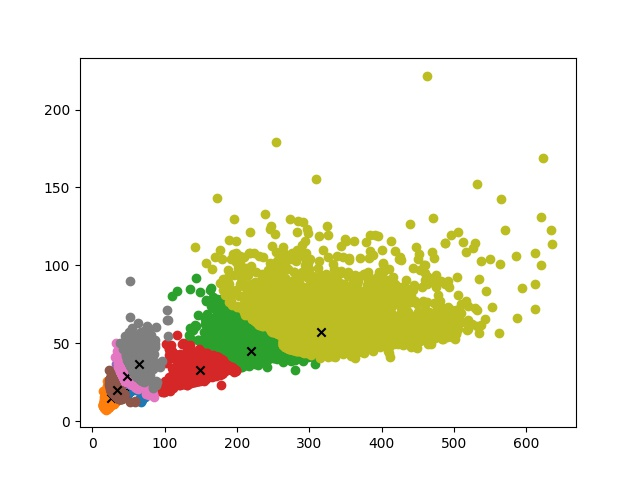

This chart was generated by the following Python code:
#-------------------------------------------------------------------------------------------------------#
#   kmeans会对数据集中的框进行聚类，生成 yolo_anchors.txt
#-------------------------------------------------------------------------------------------------------#
import matplotlib.pyplot as plt
import numpy as np
import os
from PIL import Image
from tqdm import tqdm

from utils.paths import DATA_ROOT


def cas_ratio(box, cluster):
    ratios_of_box_cluster = box / cluster
    ratios_of_cluster_box = cluster / box
    ratios = np.concatenate([ratios_of_box_cluster, ratios_of_cluster_box], axis=-1)
    return np.max(ratios, -1)


def avg_ratio(box, cluster):
    return np.mean([np.min(cas_ratio(box[i], cluster)) for i in range(box.shape[0])])


def kmeans(box, k):
    row = box.shape[0]
    distance = np.empty((row, k))
    last_clu = np.zeros((row,))

    np.random.seed()

    cluster = box[np.random.choice(row, k, replace=False)]

    iter = 0
    while True:
        for i in range(row):
            distance[i] = cas_ratio(box[i], cluster)

        near = np.argmin(distance, axis=1)

        if (last_clu == near).all():
            break

        for j in range(k):
            cluster[j] = np.median(box[near == j], axis=0)

        last_clu = near
        if iter % 5 == 0:
            print('iter: {:d}. avg_ratio:{:.2f}'.format(iter, avg_ratio(box, cluster)))
        iter += 1

    return cluster, near


def load_data(path):
    data = []
    with open(path, encoding='utf-8') as f:
        lines = [l.strip() for l in f if l.strip()]

    for line in tqdm(lines):
        parts = line.split()
        img_path = parts[0]
        boxes = parts[1:]
        if len(boxes) == 0:
            continue

        try:
            with Image.open(img_path) as img:
                width, height = img.size
        except (FileNotFoundError, OSError):
            continue
        if height <= 0 or width <= 0:
            continue

        for box in boxes:
            v = box.split(',')
            if len(v) < 4:
                continue
            xmin, ymin, xmax, ymax = (float(v[0]), float(v[1]), float(v[2]), float(v[3]))
            w = (xmax - xmin) / width
            h = (ymax - ymin) / height
            if w <= 0 or h <= 0:
                continue
            data.append([w, h])
    return np.array(data)


if __name__ == '__main__':
    np.random.seed(0)
    input_shape = [640, 640]
    anchors_num = 9
    path = os.path.join(DATA_ROOT, 'CCPD_CRPD_train.txt')

    print('Load annotations.')
    data = load_data(path)
    print('Load annotations done.')

    print('K-means boxes.')
    cluster, near = kmeans(data, anchors_num)
    print('K-means boxes done.')
    data = data * np.array([input_shape[1], input_shape[0]])
    cluster = cluster * np.array([input_shape[1], input_shape[0]])

    for j in range(anchors_num):
        plt.scatter(data[near == j][:, 0], data[near == j][:, 1])
        plt.scatter(cluster[j][0], cluster[j][1], marker='x', c='black')
    plt.savefig("kmeans_for_anchors.jpg")
    plt.show()
    print('Save kmeans_for_anchors.jpg in root dir.')

    cluster = cluster[np.argsort(cluster[:, 0] * cluster[:, 1])]
    print('avg_ratio:{:.2f}'.format(avg_ratio(data, cluster)))
    print(cluster)

    with open("model_data/yolo_anchors.txt", 'w') as f:
        row = np.shape(cluster)[0]
        for i in range(row):
            if i == 0:
                x_y = "%d,%d" % (cluster[i][0], cluster[i][1])
            else:
                x_y = ", %d,%d" % (cluster[i][0], cluster[i][1])
            f.write(x_y)
